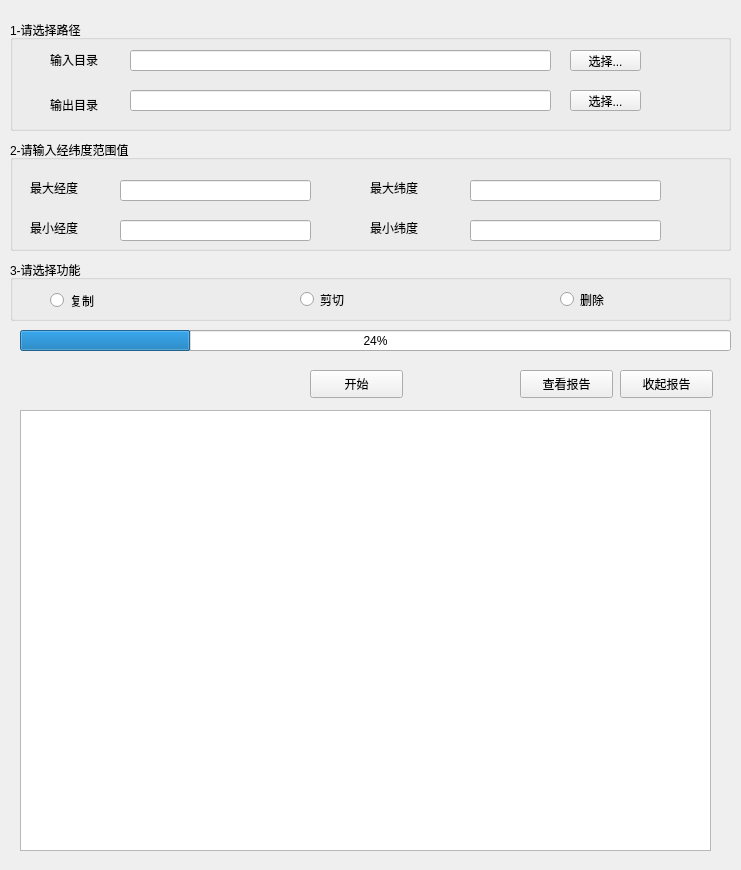
<?xml version="1.0" encoding="UTF-8"?>
<ui version="4.0">
 <class>MainWindow</class>
 <widget class="QMainWindow" name="MainWindow">
  <property name="geometry">
   <rect>
    <x>0</x>
    <y>0</y>
    <width>741</width>
    <height>870</height>
   </rect>
  </property>
  <property name="windowTitle">
   <string>MainWindow</string>
  </property>
  <property name="windowIcon">
   <iconset resource="icon.qrc">
    <normaloff>:/new/prefix1/icon/app_icon.ico</normaloff>:/new/prefix1/icon/app_icon.ico</iconset>
  </property>
  <widget class="QWidget" name="centralWidget">
   <widget class="QPushButton" name="btnExec">
    <property name="geometry">
     <rect>
      <x>310</x>
      <y>370</y>
      <width>93</width>
      <height>28</height>
     </rect>
    </property>
    <property name="text">
     <string>开始</string>
    </property>
   </widget>
   <widget class="QProgressBar" name="proBar">
    <property name="geometry">
     <rect>
      <x>20</x>
      <y>330</y>
      <width>711</width>
      <height>21</height>
     </rect>
    </property>
    <property name="value">
     <number>24</number>
    </property>
   </widget>
   <widget class="QGroupBox" name="groupBox">
    <property name="geometry">
     <rect>
      <x>10</x>
      <y>20</y>
      <width>721</width>
      <height>111</height>
     </rect>
    </property>
    <property name="title">
     <string>1-请选择路径</string>
    </property>
    <widget class="QLineEdit" name="lEdit2">
     <property name="geometry">
      <rect>
       <x>120</x>
       <y>70</y>
       <width>421</width>
       <height>21</height>
      </rect>
     </property>
    </widget>
    <widget class="QLineEdit" name="lEdit1">
     <property name="geometry">
      <rect>
       <x>120</x>
       <y>30</y>
       <width>421</width>
       <height>21</height>
      </rect>
     </property>
    </widget>
    <widget class="QLabel" name="label_2">
     <property name="geometry">
      <rect>
       <x>40</x>
       <y>60</y>
       <width>71</width>
       <height>51</height>
      </rect>
     </property>
     <property name="text">
      <string>&lt;html&gt;&lt;head/&gt;&lt;body&gt;&lt;p&gt;输出目录&lt;/p&gt;&lt;/body&gt;&lt;/html&gt;</string>
     </property>
    </widget>
    <widget class="QLabel" name="label">
     <property name="geometry">
      <rect>
       <x>40</x>
       <y>20</y>
       <width>61</width>
       <height>41</height>
      </rect>
     </property>
     <property name="text">
      <string>&lt;html&gt;&lt;head/&gt;&lt;body&gt;&lt;p&gt;输入目录&lt;/p&gt;&lt;/body&gt;&lt;/html&gt;</string>
     </property>
    </widget>
    <widget class="QToolButton" name="tbtnSel2">
     <property name="geometry">
      <rect>
       <x>560</x>
       <y>70</y>
       <width>71</width>
       <height>21</height>
      </rect>
     </property>
     <property name="text">
      <string>选择...</string>
     </property>
    </widget>
    <widget class="QToolButton" name="tbtnSel1">
     <property name="geometry">
      <rect>
       <x>560</x>
       <y>30</y>
       <width>71</width>
       <height>21</height>
      </rect>
     </property>
     <property name="text">
      <string>选择...</string>
     </property>
    </widget>
    <zorder>lEdit1</zorder>
    <zorder>label_2</zorder>
    <zorder>label</zorder>
    <zorder>tbtnSel2</zorder>
    <zorder>tbtnSel1</zorder>
    <zorder>lEdit2</zorder>
   </widget>
   <widget class="QGroupBox" name="groupBox_2">
    <property name="geometry">
     <rect>
      <x>10</x>
      <y>140</y>
      <width>721</width>
      <height>111</height>
     </rect>
    </property>
    <property name="title">
     <string>2-请输入经纬度范围值</string>
    </property>
    <widget class="QLineEdit" name="editMaxLon">
     <property name="geometry">
      <rect>
       <x>110</x>
       <y>40</y>
       <width>191</width>
       <height>21</height>
      </rect>
     </property>
    </widget>
    <widget class="QLineEdit" name="editMaxLat">
     <property name="geometry">
      <rect>
       <x>460</x>
       <y>40</y>
       <width>191</width>
       <height>21</height>
      </rect>
     </property>
    </widget>
    <widget class="QLineEdit" name="editMinLon">
     <property name="geometry">
      <rect>
       <x>110</x>
       <y>80</y>
       <width>191</width>
       <height>21</height>
      </rect>
     </property>
    </widget>
    <widget class="QLineEdit" name="editMinLat">
     <property name="geometry">
      <rect>
       <x>460</x>
       <y>80</y>
       <width>191</width>
       <height>21</height>
      </rect>
     </property>
    </widget>
    <widget class="QLabel" name="label_3">
     <property name="geometry">
      <rect>
       <x>20</x>
       <y>40</y>
       <width>72</width>
       <height>15</height>
      </rect>
     </property>
     <property name="text">
      <string>最大经度</string>
     </property>
    </widget>
    <widget class="QLabel" name="label_4">
     <property name="geometry">
      <rect>
       <x>20</x>
       <y>80</y>
       <width>72</width>
       <height>15</height>
      </rect>
     </property>
     <property name="text">
      <string>最小经度</string>
     </property>
    </widget>
    <widget class="QLabel" name="label_5">
     <property name="geometry">
      <rect>
       <x>360</x>
       <y>40</y>
       <width>72</width>
       <height>15</height>
      </rect>
     </property>
     <property name="text">
      <string>最大纬度</string>
     </property>
    </widget>
    <widget class="QLabel" name="label_6">
     <property name="geometry">
      <rect>
       <x>360</x>
       <y>80</y>
       <width>72</width>
       <height>15</height>
      </rect>
     </property>
     <property name="text">
      <string>最小纬度</string>
     </property>
    </widget>
   </widget>
   <widget class="QGroupBox" name="groupBox_3">
    <property name="geometry">
     <rect>
      <x>10</x>
      <y>260</y>
      <width>721</width>
      <height>61</height>
     </rect>
    </property>
    <property name="title">
     <string>3-请选择功能</string>
    </property>
    <widget class="QRadioButton" name="rbCopy">
     <property name="geometry">
      <rect>
       <x>40</x>
       <y>0</y>
       <width>71</width>
       <height>81</height>
      </rect>
     </property>
     <property name="toolTip">
      <string>&lt;html&gt;&lt;head/&gt;&lt;body&gt;&lt;p&gt;&lt;span style=&quot; font-size:16pt; font-weight:600;&quot;&gt;复制&lt;/span&gt;&lt;/p&gt;&lt;/body&gt;&lt;/html&gt;</string>
     </property>
     <property name="text">
      <string>复制</string>
     </property>
    </widget>
    <widget class="QRadioButton" name="rbPaste">
     <property name="geometry">
      <rect>
       <x>290</x>
       <y>30</y>
       <width>115</width>
       <height>19</height>
      </rect>
     </property>
     <property name="text">
      <string>剪切</string>
     </property>
    </widget>
    <widget class="QRadioButton" name="rbDelete">
     <property name="geometry">
      <rect>
       <x>550</x>
       <y>30</y>
       <width>115</width>
       <height>19</height>
      </rect>
     </property>
     <property name="text">
      <string>删除</string>
     </property>
    </widget>
   </widget>
   <widget class="QTableWidget" name="tableWidget">
    <property name="geometry">
     <rect>
      <x>20</x>
      <y>410</y>
      <width>691</width>
      <height>441</height>
     </rect>
    </property>
   </widget>
   <widget class="QPushButton" name="btnShow">
    <property name="geometry">
     <rect>
      <x>520</x>
      <y>370</y>
      <width>93</width>
      <height>28</height>
     </rect>
    </property>
    <property name="text">
     <string>查看报告</string>
    </property>
   </widget>
   <widget class="QPushButton" name="btnList">
    <property name="geometry">
     <rect>
      <x>620</x>
      <y>370</y>
      <width>93</width>
      <height>28</height>
     </rect>
    </property>
    <property name="text">
     <string>收起报告</string>
    </property>
   </widget>
  </widget>
 </widget>
 <layoutdefault spacing="6" margin="11"/>
 <resources>
  <include location="icon.qrc"/>
 </resources>
 <connections/>
</ui>
